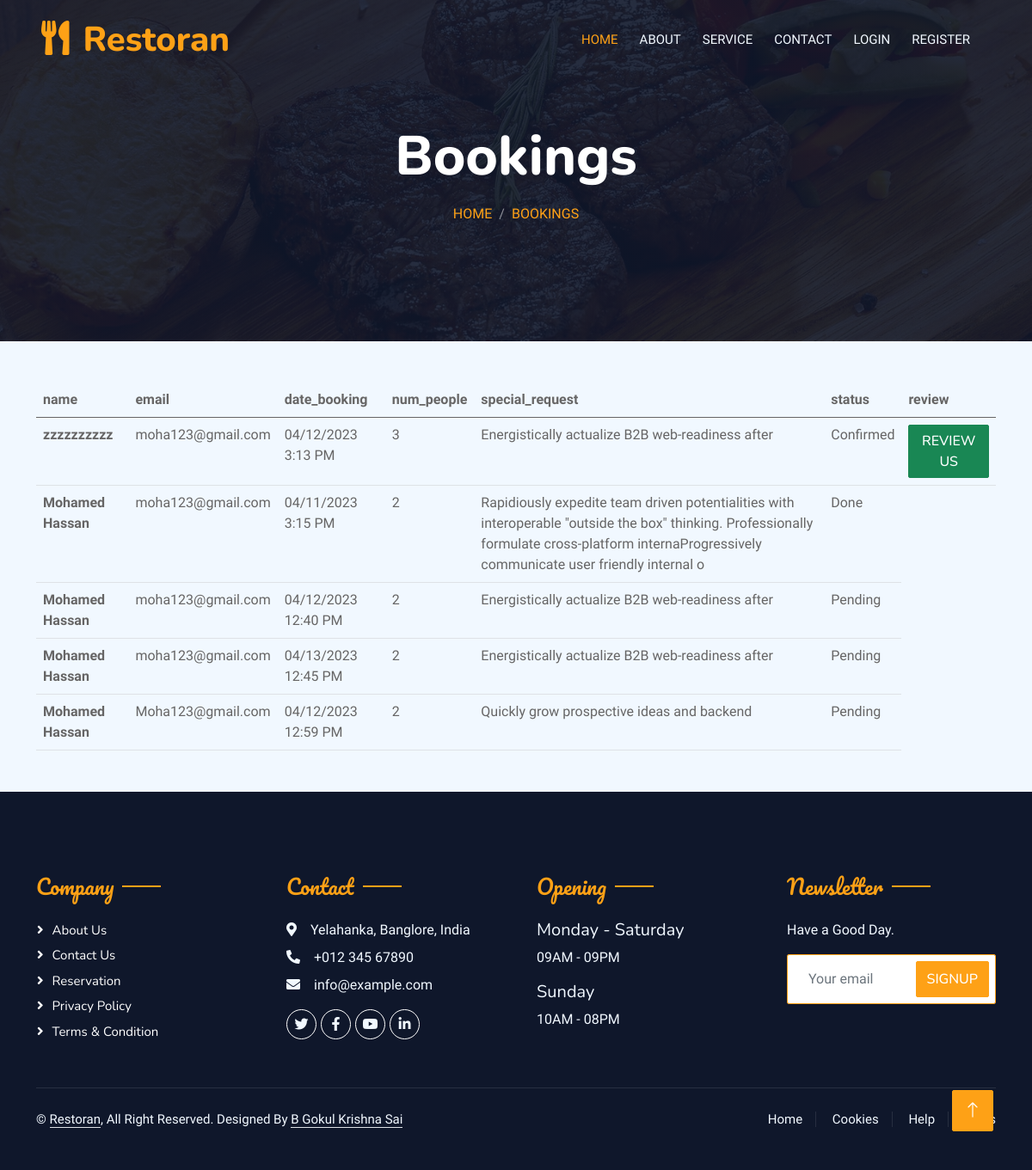
/users/bookings.php (signed in), run on the app's committed database.
### tables this page shows
CREATE TABLE `bookings` (
  `id` int(10) NOT NULL,
  `name` varchar(200) NOT NULL,
  `email` varchar(200) NOT NULL,
  `date_booking` varchar(200) NOT NULL,
  `num_people` int(10) NOT NULL,
  `special_request` text NOT NULL,
  `status` varchar(200) NOT NULL,
  `user_id` int(10) NOT NULL,
  `created_at` timestamp NOT NULL DEFAULT current_timestamp()
);

### libs/App.php (called while the page is built, shortened)
<?php
class App
{
    public $host = HOST;
    public $dbname = DBNAME;
    public $user = USER;
    public $pass = PASS;
    public $link;
    private function connect()
    {
        try {
            $this->link = new PDO(
                "mysql:host={$this->host};dbname={$this->dbname}",
                $this->user,
                $this->pass
            );
            $this->link->setAttribute(PDO::ATTR_ERRMODE, PDO::ERRMODE_EXCEPTION);
        } catch (PDOException $e) {
            die('Database Connection Failed: ' . $e->getMessage());
        }
    }
    public function selectAll(string $query)
    {
        $stmt = $this->link->query($query);
        if ($stmt) {
            $allRows = $stmt->fetchAll(PDO::FETCH_OBJ);
            return $allRows ?: false;
        }
        return false;
    }
}

### users/bookings.php (the view, shortened to what this page needs)
<?php require "../libs/App.php"; ?>
<?php require "../includes/header.php"; ?>
<?php
    $query = "SELECT * FROM bookings WHERE user_id='$_SESSION[user_id]'";
    $app = new App;
    $bookings = $app->selectAll($query);
?>
            <div class="container-xxl py-5 bg-dark hero-header mb-5">
                <div class="container text-center my-5 pt-5 pb-4">
                    <h1 class="display-3 text-white mb-3 animated slideInDown">Bookings</h1>
                    <nav aria-label="breadcrumb">
                        <ol class="breadcrumb justify-content-center text-uppercase">
                            <li class="breadcrumb-item"><a href="#">Home</a></li>
                            <li class="breadcrumb-item"><a href="<?php echo APPURL; ?>/users/booking.php?id=<?php echo $_SESSION['user_id']; ?>">Bookings</a></li>
                        </ol>
                    </nav>
                </div>
            </div>
            <div class="container">
                <div class="col-md-12">
                    <table class="table">
                        <thead>
                          <tr>
                            <th scope="col">name</th>
                            <th scope="col">email</th>
                            <th scope="col">date_booking</th>
                            <th scope="col">num_people</th>
                            <th scope="col">special_request</th>
                            <th scope="col">status</th>
                            <th scope="col">review</th>
                          </tr>
                        </thead>
                        <tbody>
                            <?php if(sizeof($bookings) > 0) : ?>
                                <?php foreach($bookings as $booking) : ?>
                                    <tr>
                                        <th><?php echo $booking->name; ?></th>
                                        <td><?php echo $booking->email; ?></td>
                                        <td><?php echo $booking->date_booking; ?></td>
                                        <td><?php echo $booking->num_people; ?></td>
                                        <td><?php echo $booking->special_request; ?></td>
                                        <td><?php echo $booking->status; ?></td>
                                        <?php if($booking->status == "Confirmed") : ?>
                                            <td><a href="<?php echo APPURL; ?>/users/review.php" class="btn btn-success text-white">review us</td>
                                        <?php endif; ?>
                                    </tr>
                                <?php endforeach; ?>
                            <?php else : ?>
                                <div class="alert alert-success text-white bg-success">cart is empty add some food items</div>
                            <?php endif; ?>
                        </tbody>
                      </table>
                </div>
            </div>
<?php require "../includes/footer.php"; ?>

### css/style.css (style rules this page uses)
:root { --primary: #FEA116; --light: #F1F8FF; --dark: #0F172B; }
.btn { font-family: 'Nunito', sans-serif; font-weight: 500; text-transform: uppercase; transition: .5s; }
.hero-header { background: linear-gradient(rgba(15, 23, 43, .9), rgba(15, 23, 43, .9)), url(../img/bg-hero.jpg); background-position: center center; background-repeat: no-repeat; background-size: cover; }
.breadcrumb-item + .breadcrumb-item::before { color: rgba(255, 255, 255, .5); }

### data on the page
bookings: name "zzzzzzzzzz", email "moha123@gmail.com", date_booking "04/12/2023 3:13 PM", num_people "3", special_request "Energistically actualize B2B web-readiness after", status "Confirmed"
bookings: name "Mohamed Hassan", email "moha123@gmail.com", date_booking "04/11/2023 3:15 PM", num_people "2", special_request "Rapidiously expedite team driven potentialities with interoperable \"outside the box\" thinking. Professionally formulate cross-platform internaProgressively communicate user friendly internal o", status "Done"
bookings: name "Mohamed Hassan", email "moha123@gmail.com", date_booking "04/12/2023 12:40 PM", num_people "2", special_request "Energistically actualize B2B web-readiness after", status "Pending"
bookings: name "Mohamed Hassan", email "moha123@gmail.com", date_booking "04/13/2023 12:45 PM", num_people "2", special_request "Energistically actualize B2B web-readiness after", status "Pending"
bookings: name "Mohamed Hassan", email "Moha123@gmail.com", date_booking "04/12/2023 12:59 PM", num_people "2", special_request "Quickly grow prospective ideas and backend", status "Pending"
